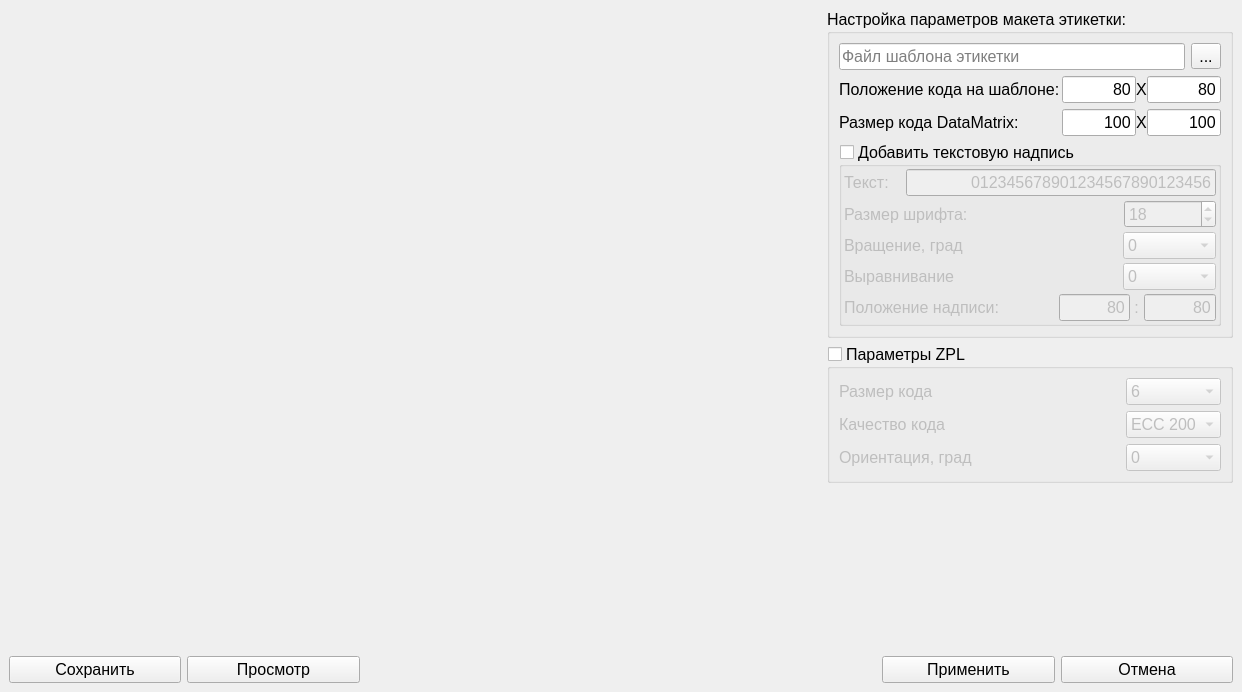
<?xml version="1.0" encoding="UTF-8"?>
<ui version="4.0">
 <class>LayoutWindow</class>
 <widget class="QMainWindow" name="LayoutWindow">
  <property name="windowModality">
   <enum>Qt::WindowModal</enum>
  </property>
  <property name="geometry">
   <rect>
    <x>0</x>
    <y>0</y>
    <width>1242</width>
    <height>692</height>
   </rect>
  </property>
  <property name="font">
   <font>
    <family>Segoe UI</family>
    <pointsize>12</pointsize>
   </font>
  </property>
  <property name="windowTitle">
   <string>Настройка параметров макета</string>
  </property>
  <widget class="QWidget" name="centralwidget">
   <layout class="QVBoxLayout" name="verticalLayout_2">
    <item>
     <layout class="QHBoxLayout" name="horizontalLayout" stretch="2,1">
      <item>
       <widget class="QLabel" name="lbImage">
        <property name="text">
         <string/>
        </property>
       </widget>
      </item>
      <item>
       <layout class="QVBoxLayout" name="verticalLayout">
        <item>
         <widget class="QGroupBox" name="gbBlank">
          <property name="title">
           <string>Настройка параметров макета этикетки:</string>
          </property>
          <layout class="QVBoxLayout" name="verticalLayout_4" stretch="0,0,0,0">
           <item>
            <layout class="QHBoxLayout" name="horizontalLayout_16" stretch="0,0">
             <item>
              <widget class="QLineEdit" name="leBack">
               <property name="maxLength">
                <number>255</number>
               </property>
               <property name="placeholderText">
                <string>Файл шаблона этикетки</string>
               </property>
               <property name="clearButtonEnabled">
                <bool>false</bool>
               </property>
              </widget>
             </item>
             <item>
              <widget class="QToolButton" name="btnOpenBack">
               <property name="text">
                <string>...</string>
               </property>
              </widget>
             </item>
            </layout>
           </item>
           <item>
            <layout class="QHBoxLayout" name="horizontalLayout_28" stretch="3,1,0,1">
             <property name="spacing">
              <number>0</number>
             </property>
             <item>
              <widget class="QLabel" name="label_27">
               <property name="text">
                <string>Положение кода на шаблоне:</string>
               </property>
              </widget>
             </item>
             <item>
              <widget class="QLineEdit" name="leLeft_2">
               <property name="enabled">
                <bool>true</bool>
               </property>
               <property name="inputMethodHints">
                <set>Qt::ImhDigitsOnly</set>
               </property>
               <property name="text">
                <string>80</string>
               </property>
               <property name="maxLength">
                <number>4</number>
               </property>
               <property name="alignment">
                <set>Qt::AlignRight|Qt::AlignTrailing|Qt::AlignVCenter</set>
               </property>
              </widget>
             </item>
             <item>
              <widget class="QLabel" name="label_32">
               <property name="text">
                <string>Х</string>
               </property>
              </widget>
             </item>
             <item>
              <widget class="QLineEdit" name="leTop_2">
               <property name="inputMethodHints">
                <set>Qt::ImhDigitsOnly</set>
               </property>
               <property name="text">
                <string>80</string>
               </property>
               <property name="alignment">
                <set>Qt::AlignRight|Qt::AlignTrailing|Qt::AlignVCenter</set>
               </property>
              </widget>
             </item>
            </layout>
           </item>
           <item>
            <layout class="QHBoxLayout" name="horizontalLayout_31" stretch="3,1,0,1">
             <property name="spacing">
              <number>0</number>
             </property>
             <item>
              <widget class="QLabel" name="label_28">
               <property name="text">
                <string>Размер кода DataMatrix:</string>
               </property>
              </widget>
             </item>
             <item>
              <widget class="QLineEdit" name="leWidth_2">
               <property name="enabled">
                <bool>true</bool>
               </property>
               <property name="inputMethodHints">
                <set>Qt::ImhDigitsOnly</set>
               </property>
               <property name="text">
                <string>100</string>
               </property>
               <property name="alignment">
                <set>Qt::AlignRight|Qt::AlignTrailing|Qt::AlignVCenter</set>
               </property>
              </widget>
             </item>
             <item>
              <widget class="QLabel" name="label_36">
               <property name="text">
                <string>X</string>
               </property>
              </widget>
             </item>
             <item>
              <widget class="QLineEdit" name="leHeight_2">
               <property name="inputMethodHints">
                <set>Qt::ImhDigitsOnly</set>
               </property>
               <property name="text">
                <string>100</string>
               </property>
               <property name="alignment">
                <set>Qt::AlignRight|Qt::AlignTrailing|Qt::AlignVCenter</set>
               </property>
              </widget>
             </item>
            </layout>
           </item>
           <item>
            <widget class="QGroupBox" name="cbText">
             <property name="title">
              <string>Добавить текстовую надпись</string>
             </property>
             <property name="checkable">
              <bool>true</bool>
             </property>
             <property name="checked">
              <bool>false</bool>
             </property>
             <layout class="QVBoxLayout" name="verticalLayout_10">
              <property name="spacing">
               <number>4</number>
              </property>
              <property name="leftMargin">
               <number>2</number>
              </property>
              <property name="topMargin">
               <number>2</number>
              </property>
              <property name="rightMargin">
               <number>2</number>
              </property>
              <property name="bottomMargin">
               <number>2</number>
              </property>
              <item>
               <layout class="QHBoxLayout" name="horizontalLayout_19" stretch="1,5">
                <property name="spacing">
                 <number>0</number>
                </property>
                <item>
                 <widget class="QLabel" name="label_14">
                  <property name="text">
                   <string>Текст:</string>
                  </property>
                 </widget>
                </item>
                <item>
                 <widget class="QLineEdit" name="leSampleText">
                  <property name="enabled">
                   <bool>false</bool>
                  </property>
                  <property name="text">
                   <string>012345678901234567890123456</string>
                  </property>
                  <property name="alignment">
                   <set>Qt::AlignRight|Qt::AlignTrailing|Qt::AlignVCenter</set>
                  </property>
                 </widget>
                </item>
               </layout>
              </item>
              <item>
               <layout class="QHBoxLayout" name="horizontalLayout_15" stretch="3,1">
                <item>
                 <widget class="QLabel" name="label_13">
                  <property name="text">
                   <string>Размер шрифта:</string>
                  </property>
                  <property name="alignment">
                   <set>Qt::AlignLeading|Qt::AlignLeft|Qt::AlignVCenter</set>
                  </property>
                 </widget>
                </item>
                <item>
                 <widget class="QSpinBox" name="sbFontSize">
                  <property name="enabled">
                   <bool>false</bool>
                  </property>
                  <property name="inputMethodHints">
                   <set>Qt::ImhDigitsOnly</set>
                  </property>
                  <property name="minimum">
                   <number>1</number>
                  </property>
                  <property name="maximum">
                   <number>48</number>
                  </property>
                  <property name="value">
                   <number>18</number>
                  </property>
                 </widget>
                </item>
               </layout>
              </item>
              <item>
               <layout class="QHBoxLayout" name="horizontalLayout_25" stretch="3,1">
                <property name="spacing">
                 <number>0</number>
                </property>
                <item>
                 <widget class="QLabel" name="label_19">
                  <property name="text">
                   <string>Вращение, град</string>
                  </property>
                 </widget>
                </item>
                <item>
                 <widget class="QComboBox" name="cbTextRotate">
                  <property name="layoutDirection">
                   <enum>Qt::LeftToRight</enum>
                  </property>
                  <property name="inputMethodHints">
                   <set>Qt::ImhDigitsOnly</set>
                  </property>
                  <item>
                   <property name="text">
                    <string extracomment="N">0</string>
                   </property>
                  </item>
                  <item>
                   <property name="text">
                    <string extracomment="R">90</string>
                   </property>
                  </item>
                  <item>
                   <property name="text">
                    <string extracomment="I">180</string>
                   </property>
                  </item>
                  <item>
                   <property name="text">
                    <string extracomment="B">270</string>
                   </property>
                  </item>
                 </widget>
                </item>
               </layout>
              </item>
              <item>
               <layout class="QHBoxLayout" name="horizontalLayout_26" stretch="3,1">
                <property name="spacing">
                 <number>0</number>
                </property>
                <item>
                 <widget class="QLabel" name="label_21">
                  <property name="text">
                   <string>Выравнивание</string>
                  </property>
                 </widget>
                </item>
                <item>
                 <widget class="QComboBox" name="cbTextAllign">
                  <property name="layoutDirection">
                   <enum>Qt::LeftToRight</enum>
                  </property>
                  <property name="inputMethodHints">
                   <set>Qt::ImhDigitsOnly</set>
                  </property>
                  <item>
                   <property name="text">
                    <string extracomment="N">0</string>
                   </property>
                  </item>
                  <item>
                   <property name="text">
                    <string extracomment="R">90</string>
                   </property>
                  </item>
                  <item>
                   <property name="text">
                    <string extracomment="I">180</string>
                   </property>
                  </item>
                  <item>
                   <property name="text">
                    <string extracomment="B">270</string>
                   </property>
                  </item>
                 </widget>
                </item>
               </layout>
              </item>
              <item>
               <layout class="QHBoxLayout" name="horizontalLayout_30" stretch="3,1,0,1">
                <property name="spacing">
                 <number>0</number>
                </property>
                <item>
                 <widget class="QLabel" name="label_25">
                  <property name="text">
                   <string>Положение надписи:</string>
                  </property>
                 </widget>
                </item>
                <item>
                 <widget class="QLineEdit" name="leTextLeft">
                  <property name="enabled">
                   <bool>false</bool>
                  </property>
                  <property name="inputMethodHints">
                   <set>Qt::ImhDigitsOnly</set>
                  </property>
                  <property name="text">
                   <string>80</string>
                  </property>
                  <property name="alignment">
                   <set>Qt::AlignRight|Qt::AlignTrailing|Qt::AlignVCenter</set>
                  </property>
                 </widget>
                </item>
                <item>
                 <widget class="QLabel" name="label_37">
                  <property name="text">
                   <string> : </string>
                  </property>
                 </widget>
                </item>
                <item>
                 <widget class="QLineEdit" name="leTextTop">
                  <property name="inputMethodHints">
                   <set>Qt::ImhDigitsOnly</set>
                  </property>
                  <property name="text">
                   <string>80</string>
                  </property>
                  <property name="alignment">
                   <set>Qt::AlignRight|Qt::AlignTrailing|Qt::AlignVCenter</set>
                  </property>
                 </widget>
                </item>
               </layout>
              </item>
             </layout>
            </widget>
           </item>
          </layout>
         </widget>
        </item>
        <item>
         <widget class="QGroupBox" name="gbZpl">
          <property name="title">
           <string>Параметры ZPL</string>
          </property>
          <property name="checkable">
           <bool>true</bool>
          </property>
          <property name="checked">
           <bool>false</bool>
          </property>
          <layout class="QVBoxLayout" name="verticalLayout_3" stretch="0,0,0">
           <item>
            <layout class="QHBoxLayout" name="horizontalLayout_18" stretch="3,1">
             <property name="spacing">
              <number>0</number>
             </property>
             <item>
              <widget class="QLabel" name="label_9">
               <property name="text">
                <string>Размер кода</string>
               </property>
              </widget>
             </item>
             <item>
              <widget class="QComboBox" name="cbDMHeight">
               <property name="layoutDirection">
                <enum>Qt::LeftToRight</enum>
               </property>
               <property name="currentText">
                <string>6</string>
               </property>
               <property name="currentIndex">
                <number>5</number>
               </property>
               <item>
                <property name="text">
                 <string>1</string>
                </property>
               </item>
               <item>
                <property name="text">
                 <string>2</string>
                </property>
               </item>
               <item>
                <property name="text">
                 <string>3</string>
                </property>
               </item>
               <item>
                <property name="text">
                 <string>4</string>
                </property>
               </item>
               <item>
                <property name="text">
                 <string>5</string>
                </property>
               </item>
               <item>
                <property name="text">
                 <string>6</string>
                </property>
               </item>
              </widget>
             </item>
            </layout>
           </item>
           <item>
            <layout class="QHBoxLayout" name="horizontalLayout_23" stretch="3,1">
             <property name="spacing">
              <number>0</number>
             </property>
             <item>
              <widget class="QLabel" name="label_11">
               <property name="text">
                <string>Качество кода</string>
               </property>
              </widget>
             </item>
             <item>
              <widget class="QComboBox" name="cbDMQuality">
               <property name="layoutDirection">
                <enum>Qt::LeftToRight</enum>
               </property>
               <property name="currentText">
                <string>ECC 200</string>
               </property>
               <property name="currentIndex">
                <number>5</number>
               </property>
               <item>
                <property name="text">
                 <string>ECC 0</string>
                </property>
               </item>
               <item>
                <property name="text">
                 <string>ECC 50</string>
                </property>
               </item>
               <item>
                <property name="text">
                 <string>ECC 80</string>
                </property>
               </item>
               <item>
                <property name="text">
                 <string>ECC 100</string>
                </property>
               </item>
               <item>
                <property name="text">
                 <string>ECC 140</string>
                </property>
               </item>
               <item>
                <property name="text">
                 <string>ECC 200</string>
                </property>
               </item>
              </widget>
             </item>
            </layout>
           </item>
           <item>
            <layout class="QHBoxLayout" name="horizontalLayout_17" stretch="3,1">
             <property name="spacing">
              <number>0</number>
             </property>
             <item>
              <widget class="QLabel" name="label_8">
               <property name="text">
                <string>Ориентация, град</string>
               </property>
              </widget>
             </item>
             <item>
              <widget class="QComboBox" name="cbDMRotate">
               <property name="layoutDirection">
                <enum>Qt::LeftToRight</enum>
               </property>
               <item>
                <property name="text">
                 <string extracomment="N">0</string>
                </property>
               </item>
               <item>
                <property name="text">
                 <string extracomment="R">90</string>
                </property>
               </item>
               <item>
                <property name="text">
                 <string extracomment="I">180</string>
                </property>
               </item>
               <item>
                <property name="text">
                 <string extracomment="B">270</string>
                </property>
               </item>
              </widget>
             </item>
            </layout>
           </item>
          </layout>
         </widget>
        </item>
        <item>
         <spacer name="verticalSpacer">
          <property name="orientation">
           <enum>Qt::Vertical</enum>
          </property>
          <property name="sizeHint" stdset="0">
           <size>
            <width>20</width>
            <height>40</height>
           </size>
          </property>
         </spacer>
        </item>
       </layout>
      </item>
     </layout>
    </item>
    <item>
     <layout class="QHBoxLayout" name="horizontalLayout_3" stretch="1,1,3,1,1">
      <item>
       <widget class="QPushButton" name="btnDefault">
        <property name="text">
         <string>Сохранить</string>
        </property>
       </widget>
      </item>
      <item>
       <widget class="QPushButton" name="btnPreView">
        <property name="text">
         <string>Просмотр</string>
        </property>
       </widget>
      </item>
      <item>
       <spacer name="horizontalSpacer_2">
        <property name="orientation">
         <enum>Qt::Horizontal</enum>
        </property>
        <property name="sizeHint" stdset="0">
         <size>
          <width>40</width>
          <height>20</height>
         </size>
        </property>
       </spacer>
      </item>
      <item>
       <widget class="QPushButton" name="btnOk">
        <property name="text">
         <string>Применить</string>
        </property>
       </widget>
      </item>
      <item>
       <widget class="QPushButton" name="btnCancel">
        <property name="text">
         <string>Отмена</string>
        </property>
       </widget>
      </item>
     </layout>
    </item>
   </layout>
  </widget>
 </widget>
 <resources/>
 <connections/>
</ui>
